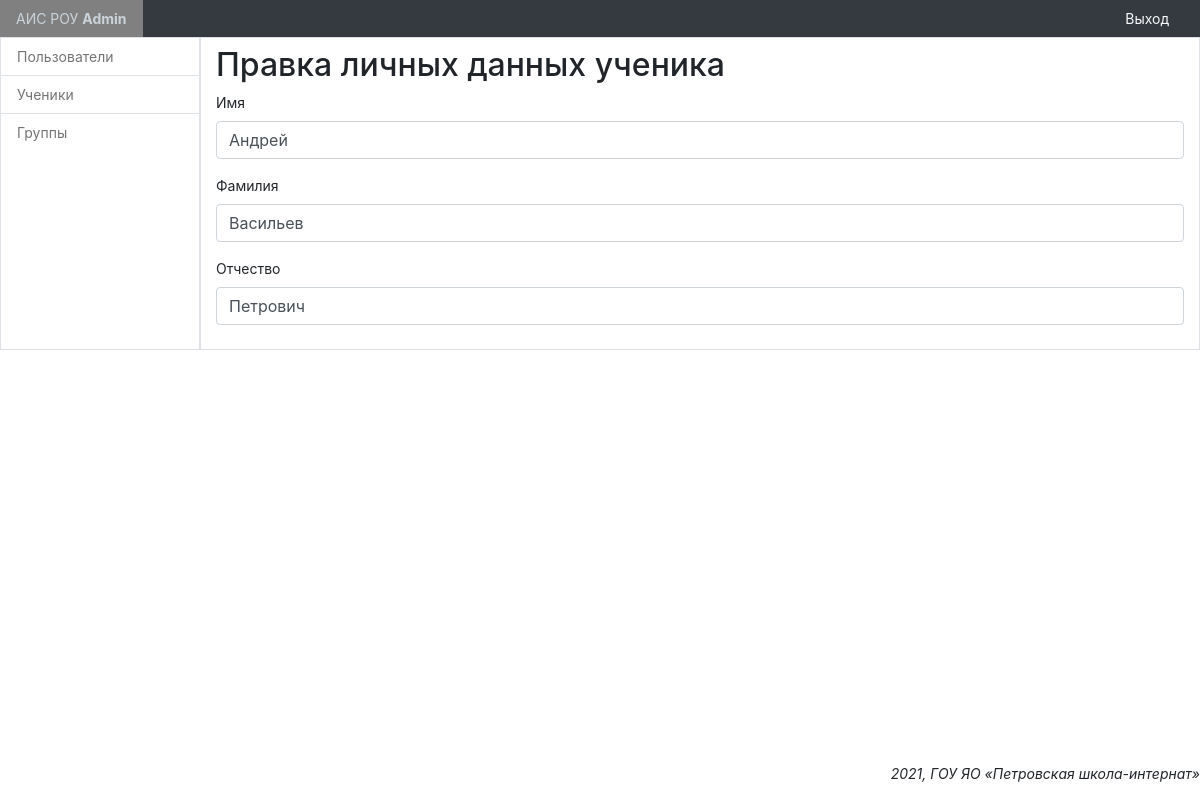
The app's page /admin_panel/pupils/change/4/ (signed in) with its own data.
### admin_panel/models.py (models this page shows, shortened)
class Pupil(models.Model):
    last_name = models.CharField(
        'Фамилия',
        max_length=50
    )
    first_name = models.CharField(
        'Имя',
        max_length=50
    )
    middle_name = models.CharField(
        'Отчество',
        null=True,
        max_length=50
    )
    date = models.DateField(
        'Дата регистрации',
        default=datetime.now
    )
    class Meta:
        verbose_name = 'Ученик'
        verbose_name_plural = 'Ученики'
        ordering = ['last_name']

### admin_panel/views.py (the view)
# urls.py: path('pupils/change/<int:id>/', SDChangePupilInfoView.as_view(), name='pupil_change'),
class SDChangePupilInfoView(SuccessMessageMixin, LoginRequiredMixin, UpdateView):
    model = Pupil
    template_name = 'admin_panel/change_pupil_info.html'
    form_class = SDRegisterPupilForm
    success_url = reverse_lazy('admin_panel:pupils')
    success_message = 'Данные сохранены'
    def get_object(self, queryset=None):
        if not queryset:
            queryset = self.get_queryset()
        return get_object_or_404(queryset, pk=self.kwargs['id'])

### admin_panel/forms.py
class SDRegisterPupilForm(forms.ModelForm):
    class Meta:
        model = Pupil
        fields = ('first_name', 'last_name', 'middle_name')

### templates/admin_panel/change_pupil_info.html (shortened to what this page needs)
{% extends 'layout/base_admin.html' %}
{% load bootstrap4 %}
{% block content %}
    <h2>Правка личных данных ученика</h2>
    <form method="post">
        {% bootstrap_form form layout='horizontal' %}
    </form>
{% endblock %}

### static/admin_panel/css/dashboard.css (style rules this page uses)
body { font-size: .875rem; }

### records on screen
Pupil: first_name "Андрей", last_name "Васильев", middle_name "Петрович"
